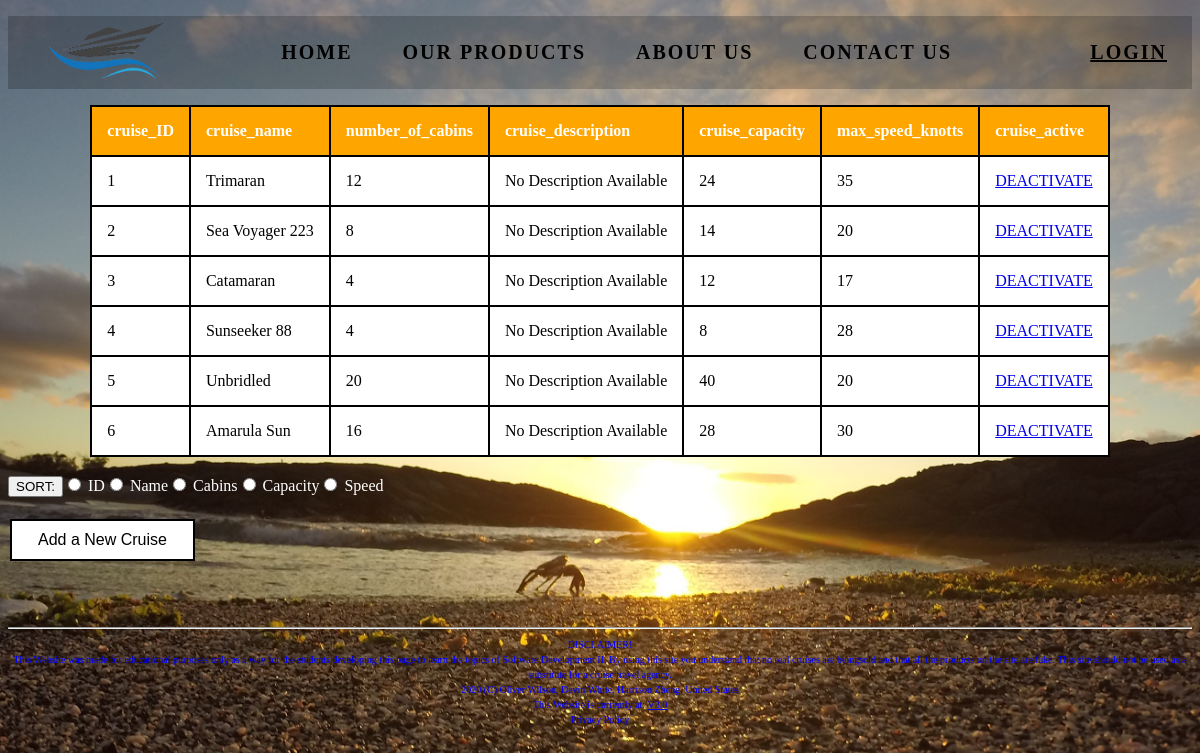
/HTML/AdminCruiseTable.php, run on the app's committed database.
### tables this page shows
CREATE TABLE T18_Cruise (
    cruise_ID INT(100) PRIMARY KEY auto_increment,
    cruise_name VARCHAR(20) NOT NULL,
    number_of_cabins INT(30),
    cruise_description VARCHAR(100) DEFAULT "No Description Available",
    cruise_capacity INT(40),
    max_speed_knotts INT(100),
    cruise_active ENUM("Y", "N") NOT NULL DEFAULT "Y"
);

### HTML/AdminCruiseTable.php (the view, shortened to what this page needs)
<!DOCTYPE html>
<html lang="en">
<head>
</head>
<body style="background-color: lightgray;">
<?php
	require "SCnavbar.php";
?>
<?php
	require ("../connect_db.php");
?>
<?php
	echo "<table border=1>";
		echo "<tr>";
	$table="T18_Cruise";
	$q="EXPLAIN $table";
	$r=mysqli_query($dbc, $q);
	if (isset($_POST['sort'])) {
		$sort_type=$_POST['sort'];
	}
	else {
		$sort_type="cruise_ID";
	}
	if ($r) {
		while ($row=mysqli_fetch_array($r, MYSQLI_NUM)) {
			echo "<TH>" . $row[0] . "</TH>";
		}
		echo "</tr>";
	}
	else {
		echo "<p>" . mysqli_error($dbc) . "</p>";
	}
	$q="SELECT * FROM $table
			WHERE cruise_active='Y'
			ORDER BY $sort_type";
	$r=mysqli_query($dbc, $q);
		echo "<tr>";
	if ($r) {
		while ($row=mysqli_fetch_array($r, MYSQLI_NUM)) {
			for ($x=0; $x < 7; $x++) {
				if ($x == 6) {
					echo "<td> <a href='DeleteCruiseRow.php?cruise_ID=" . $row[0] . "'> DEACTIVATE </a> </td>";
					break;
				}
				echo "<td>" . $row[$x] . "</td>";
			}
			echo "</tr>";
		}
	}
	echo "</table>";
	echo "<form style='color: white;' action='AdminCruiseTable.php' method='POST'>";
		echo "<br> <input type='submit' value='SORT:'>";
		echo "<input type='radio' name='sort' value='cruise_ID'>			ID";
		echo "<input type='radio' name='sort' value='cruise_name'>			Name";
		echo "<input type='radio' name='sort' value='number_of_cabins'>		Cabins";
		echo "<input type='radio' name='sort' value='cruise_capacity'>		Capacity";
		echo "<input type='radio' name='sort' value='max_speed_knotts'>		Speed";
	echo "</form>";
	echo "<br><form action='AddRowCruise.php'>";
		echo "<button class='button button1' onclick=> Add a New Cruise </button>";
	echo "</form>";
?>
<br><br><br>
<hr>
<?php
	include "SCfooter.php";
?>
<br>
</body>
</html>

### HTML/AdminCruiseTable.php (style rules this page uses)
body { background: url(Crab.jpg) no-repeat; background-size: cover; height: 100vh; background-position: center; }
table, td { margin-right:auto; margin-left: auto; border:2px solid black; border-collapse:collapse; padding: 15px; text-align: left; background-color: white; }
tr:nth-child(odd) { background-color: green; }
th { margin-right:auto; margin-left: auto; border:2px solid black; border-collapse:collapse; padding: 15px; text-align: left; background-color: orange; color:white; }
.button { border: none; color: white; padding: 10px 26px; text-align: center; text-decoration: none; display: inline-block; font-size: 16px; margin: 4px 2px; transition-duration: 0.4s; cursor: pointer; }
.button1 { background-color: white; color: black; border: 2px solid black; }

### data on the page
t18_cruise: cruise_ID "1", cruise_name "Trimaran", number_of_cabins "12", cruise_description "No Description Available", cruise_capacity "24", max_speed_knotts "35"
t18_cruise: cruise_ID "2", cruise_name "Sea Voyager 223", number_of_cabins "8", cruise_description "No Description Available", cruise_capacity "14", max_speed_knotts "20"
t18_cruise: cruise_ID "3", cruise_name "Catamaran", number_of_cabins "4", cruise_description "No Description Available", cruise_capacity "12", max_speed_knotts "17"
t18_cruise: cruise_ID "4", cruise_name "Sunseeker 88", number_of_cabins "4", cruise_description "No Description Available", cruise_capacity "8", max_speed_knotts "28"
t18_cruise: cruise_ID "5", cruise_name "Unbridled", number_of_cabins "20", cruise_description "No Description Available", cruise_capacity "40", max_speed_knotts "20"
t18_cruise: cruise_ID "6", cruise_name "Amarula Sun", number_of_cabins "16", cruise_description "No Description Available", cruise_capacity "28", max_speed_knotts "30"

### other printed values
$row[0] "cruise_ID"
$row[0] "cruise_name"
$row[0] "number_of_cabins"
$row[0] "cruise_description"
$row[0] "cruise_capacity"
$row[0] "max_speed_knotts"
$row[0] "cruise_active"
FILE_AUTHOR "Oliver Wilson, Devin White, Harrison Zheng"
